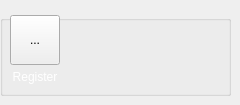
          <widget class="QWidget" name="pageLandMark">
           <widget class="QGroupBox" name="gboxLandmark">
            <property name="geometry">
             <rect>
              <x>0</x>
              <y>15</y>
              <width>231</width>
              <height>81</height>
             </rect>
            </property>
            <property name="title">
             <string/>
            </property>
            <widget class="QToolButton" name="btnAcceptNodes">
             <property name="geometry">
              <rect>
               <x>10</x>
               <y>0</y>
               <width>50</width>
               <height>50</height>
              </rect>
             </property>
             <property name="text">
              <string>...</string>
             </property>
             <property name="icon">
              <iconset resource="resource.qrc">
               <normaloff>:/newPrefix/Icons/accept.svg</normaloff>:/newPrefix/Icons/accept.svg</iconset>
             </property>
             <property name="iconSize">
              <size>
               <width>32</width>
               <height>32</height>
              </size>
             </property>
            </widget>
            <widget class="QLabel" name="label_17">
             <property name="geometry">
              <rect>
               <x>5</x>
               <y>50</y>
               <width>60</width>
               <height>25</height>
              </rect>
             </property>
             <property name="text">
              <string>&lt;html&gt;&lt;head/&gt;&lt;body&gt;&lt;p align=&quot;center&quot;&gt;&lt;a name=&quot;docs-internal-guid-7988199a-7fff-a787-5986-5433e1d0a102&quot;/&gt;&lt;span style=&quot; font-family:'Arial'; font-size:9pt; color:#ffffff; background-color:transparent;&quot;&gt;R&lt;/span&gt;&lt;span style=&quot; font-family:'Arial'; font-size:9pt; color:#ffffff; background-color:transparent;&quot;&gt;egister&lt;/span&gt;&lt;/p&gt;&lt;/body&gt;&lt;/html&gt;</string>
             </property>
            </widget>
           </widget>
          </widget>
